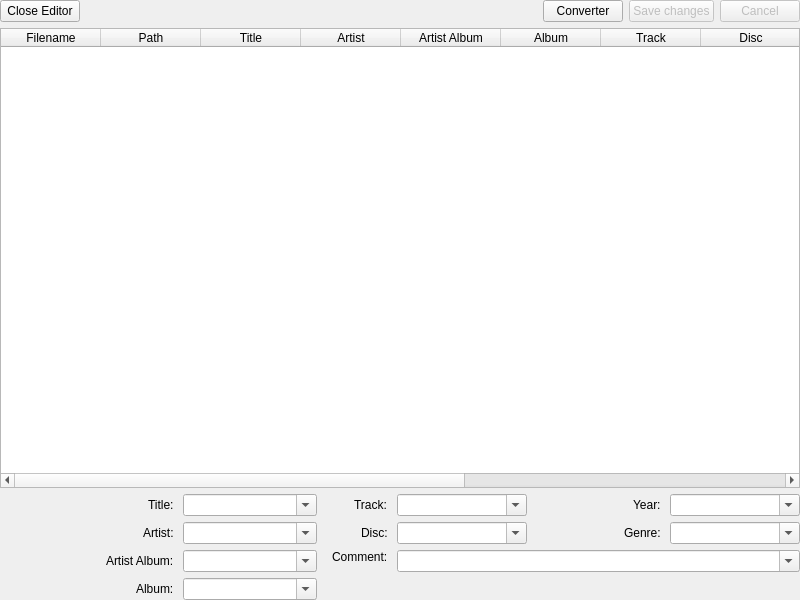
<?xml version="1.0" encoding="UTF-8"?>
<ui version="4.0">
 <class>TagEditor</class>
 <widget class="QWidget" name="TagEditor">
  <property name="geometry">
   <rect>
    <x>0</x>
    <y>0</y>
    <width>800</width>
    <height>600</height>
   </rect>
  </property>
  <property name="windowTitle">
   <string>Form</string>
  </property>
  <layout class="QVBoxLayout" name="verticalLayout">
   <property name="margin">
    <number>0</number>
   </property>
   <item>
    <layout class="QHBoxLayout" name="horizontalLayout">
     <item>
      <widget class="QPushButton" name="closeTagEditorButton">
       <property name="text">
        <string>Close Editor</string>
       </property>
      </widget>
     </item>
     <item>
      <spacer name="spacer_tagEditor">
       <property name="orientation">
        <enum>Qt::Horizontal</enum>
       </property>
       <property name="sizeHint" stdset="0">
        <size>
         <width>40</width>
         <height>20</height>
        </size>
       </property>
      </spacer>
     </item>
     <item>
      <widget class="QPushButton" name="convertPushButton">
       <property name="text">
        <string>Converter</string>
       </property>
       <property name="icon">
        <iconset resource="mmmmp.qrc">
         <normaloff>:/icons/rename</normaloff>:/icons/rename</iconset>
       </property>
       <property name="checkable">
        <bool>true</bool>
       </property>
      </widget>
     </item>
     <item>
      <widget class="QPushButton" name="saveChangesButton">
       <property name="enabled">
        <bool>false</bool>
       </property>
       <property name="text">
        <string>Save changes</string>
       </property>
       <property name="icon">
        <iconset resource="mmmmp.qrc">
         <normaloff>:/icons/save</normaloff>:/icons/save</iconset>
       </property>
      </widget>
     </item>
     <item>
      <widget class="QPushButton" name="cancelButton">
       <property name="enabled">
        <bool>false</bool>
       </property>
       <property name="text">
        <string>Cancel</string>
       </property>
      </widget>
     </item>
    </layout>
   </item>
   <item>
    <widget class="TagEditorTableWidget" name="tagEditorWidget">
     <property name="alternatingRowColors">
      <bool>true</bool>
     </property>
     <property name="selectionBehavior">
      <enum>QAbstractItemView::SelectRows</enum>
     </property>
     <property name="showGrid">
      <bool>false</bool>
     </property>
     <property name="sortingEnabled">
      <bool>true</bool>
     </property>
     <attribute name="horizontalHeaderHighlightSections">
      <bool>false</bool>
     </attribute>
     <attribute name="horizontalHeaderShowSortIndicator" stdset="0">
      <bool>true</bool>
     </attribute>
     <attribute name="horizontalHeaderStretchLastSection">
      <bool>true</bool>
     </attribute>
     <attribute name="verticalHeaderVisible">
      <bool>false</bool>
     </attribute>
     <attribute name="verticalHeaderHighlightSections">
      <bool>false</bool>
     </attribute>
     <column>
      <property name="text">
       <string>Filename</string>
      </property>
     </column>
     <column>
      <property name="text">
       <string>Path</string>
      </property>
     </column>
     <column>
      <property name="text">
       <string>Title</string>
      </property>
     </column>
     <column>
      <property name="text">
       <string>Artist</string>
      </property>
     </column>
     <column>
      <property name="text">
       <string>Artist Album</string>
      </property>
     </column>
     <column>
      <property name="text">
       <string>Album</string>
      </property>
     </column>
     <column>
      <property name="text">
       <string>Track</string>
      </property>
     </column>
     <column>
      <property name="text">
       <string>Disc</string>
      </property>
     </column>
     <column>
      <property name="text">
       <string>Year</string>
      </property>
     </column>
     <column>
      <property name="text">
       <string>Genre</string>
      </property>
     </column>
     <column>
      <property name="text">
       <string>Comment</string>
      </property>
     </column>
     <column>
      <property name="text">
       <string>(Cover)</string>
      </property>
     </column>
    </widget>
   </item>
   <item>
    <layout class="QHBoxLayout" name="horizontalLayout_2">
     <item>
      <widget class="AlbumCover" name="labelCover">
       <property name="sizePolicy">
        <sizepolicy hsizetype="Fixed" vsizetype="Fixed">
         <horstretch>0</horstretch>
         <verstretch>0</verstretch>
        </sizepolicy>
       </property>
       <property name="minimumSize">
        <size>
         <width>100</width>
         <height>100</height>
        </size>
       </property>
       <property name="maximumSize">
        <size>
         <width>100</width>
         <height>100</height>
        </size>
       </property>
       <property name="text">
        <string notr="true"/>
       </property>
       <property name="pixmap">
        <pixmap resource="mmmmp.qrc">:/icons/disc</pixmap>
       </property>
       <property name="scaledContents">
        <bool>true</bool>
       </property>
      </widget>
     </item>
     <item>
      <layout class="QGridLayout" name="gridLayout" columnstretch="1,2,1,6">
       <item row="1" column="2" alignment="Qt::AlignRight">
        <widget class="QLabel" name="labelDisc">
         <property name="text">
          <string>Disc: </string>
         </property>
        </widget>
       </item>
       <item row="2" column="3" alignment="Qt::AlignTop">
        <widget class="QComboBox" name="commentComboBox">
         <property name="editable">
          <bool>true</bool>
         </property>
         <property name="insertPolicy">
          <enum>QComboBox::InsertAlphabetically</enum>
         </property>
        </widget>
       </item>
       <item row="1" column="1">
        <widget class="QComboBox" name="artistComboBox">
         <property name="editable">
          <bool>true</bool>
         </property>
         <property name="insertPolicy">
          <enum>QComboBox::InsertAlphabetically</enum>
         </property>
        </widget>
       </item>
       <item row="1" column="0" alignment="Qt::AlignRight">
        <widget class="QLabel" name="labelArtist">
         <property name="text">
          <string>Artist: </string>
         </property>
        </widget>
       </item>
       <item row="0" column="2" alignment="Qt::AlignRight">
        <widget class="QLabel" name="labelTrack">
         <property name="text">
          <string>Track: </string>
         </property>
        </widget>
       </item>
       <item row="2" column="2" alignment="Qt::AlignRight|Qt::AlignTop">
        <widget class="QLabel" name="labelComment">
         <property name="text">
          <string>Comment: </string>
         </property>
        </widget>
       </item>
       <item row="0" column="3">
        <layout class="QHBoxLayout" name="horizontalLayout_5">
         <item>
          <widget class="QComboBox" name="trackComboBox">
           <property name="editable">
            <bool>true</bool>
           </property>
           <property name="insertPolicy">
            <enum>QComboBox::InsertAlphabetically</enum>
           </property>
          </widget>
         </item>
         <item alignment="Qt::AlignRight">
          <widget class="QLabel" name="labelYear">
           <property name="text">
            <string>Year: </string>
           </property>
          </widget>
         </item>
         <item>
          <widget class="QComboBox" name="yearComboBox">
           <property name="editable">
            <bool>true</bool>
           </property>
           <property name="insertPolicy">
            <enum>QComboBox::InsertAlphabetically</enum>
           </property>
          </widget>
         </item>
        </layout>
       </item>
       <item row="0" column="0" alignment="Qt::AlignRight">
        <widget class="QLabel" name="labelTitle">
         <property name="text">
          <string>Title: </string>
         </property>
        </widget>
       </item>
       <item row="2" column="0">
        <layout class="QVBoxLayout" name="verticalLayout_2">
         <item alignment="Qt::AlignRight">
          <widget class="QLabel" name="labelArtistAlbum">
           <property name="text">
            <string>Artist Album: </string>
           </property>
          </widget>
         </item>
         <item alignment="Qt::AlignRight">
          <widget class="QLabel" name="labelAlbum">
           <property name="text">
            <string>Album: </string>
           </property>
          </widget>
         </item>
        </layout>
       </item>
       <item row="2" column="1">
        <layout class="QVBoxLayout" name="verticalLayout_3">
         <item>
          <widget class="QComboBox" name="artistAlbumComboBox">
           <property name="editable">
            <bool>true</bool>
           </property>
           <property name="insertPolicy">
            <enum>QComboBox::InsertAlphabetically</enum>
           </property>
          </widget>
         </item>
         <item>
          <widget class="QComboBox" name="albumComboBox">
           <property name="editable">
            <bool>true</bool>
           </property>
           <property name="insertPolicy">
            <enum>QComboBox::InsertAlphabetically</enum>
           </property>
          </widget>
         </item>
        </layout>
       </item>
       <item row="0" column="1">
        <widget class="QComboBox" name="titleComboBox">
         <property name="editable">
          <bool>true</bool>
         </property>
         <property name="insertPolicy">
          <enum>QComboBox::InsertAlphabetically</enum>
         </property>
        </widget>
       </item>
       <item row="1" column="3">
        <layout class="QHBoxLayout" name="horizontalLayout_4">
         <item>
          <widget class="QComboBox" name="discComboBox">
           <property name="editable">
            <bool>true</bool>
           </property>
           <property name="insertPolicy">
            <enum>QComboBox::InsertAlphabetically</enum>
           </property>
          </widget>
         </item>
         <item alignment="Qt::AlignRight">
          <widget class="QLabel" name="labelGenre">
           <property name="text">
            <string>Genre: </string>
           </property>
          </widget>
         </item>
         <item>
          <widget class="QComboBox" name="genreComboBox">
           <property name="editable">
            <bool>true</bool>
           </property>
           <property name="insertPolicy">
            <enum>QComboBox::InsertAlphabetically</enum>
           </property>
          </widget>
         </item>
        </layout>
       </item>
      </layout>
     </item>
    </layout>
   </item>
  </layout>
 </widget>
 <customwidgets>
  <customwidget>
   <class>TagEditorTableWidget</class>
   <extends>QTableWidget</extends>
   <header>tageditor/tageditortablewidget.h</header>
  </customwidget>
  <customwidget>
   <class>AlbumCover</class>
   <extends>QLabel</extends>
   <header>tageditor/albumcover.h</header>
  </customwidget>
 </customwidgets>
 <tabstops>
  <tabstop>closeTagEditorButton</tabstop>
  <tabstop>saveChangesButton</tabstop>
  <tabstop>cancelButton</tabstop>
  <tabstop>tagEditorWidget</tabstop>
  <tabstop>titleComboBox</tabstop>
  <tabstop>artistComboBox</tabstop>
  <tabstop>artistAlbumComboBox</tabstop>
  <tabstop>albumComboBox</tabstop>
  <tabstop>trackComboBox</tabstop>
  <tabstop>discComboBox</tabstop>
  <tabstop>yearComboBox</tabstop>
  <tabstop>genreComboBox</tabstop>
  <tabstop>commentComboBox</tabstop>
 </tabstops>
 <resources>
  <include location="mmmmp.qrc"/>
 </resources>
 <connections/>
</ui>
